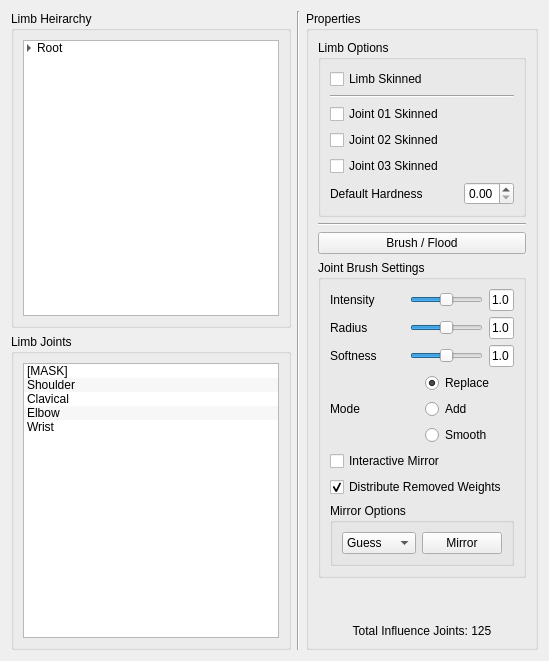
                <widget class="QWidget" name="tab_14">
                 <attribute name="title">
                  <string>Skinning</string>
                 </attribute>
                 <layout class="QHBoxLayout" name="horizontalLayout_100">
                  <item>
                   <layout class="QHBoxLayout" name="horizontalLayout_101">
                    <item>
                     <layout class="QVBoxLayout" name="verticalLayout_107">
                      <item>
                       <widget class="QGroupBox" name="groupBox_56">
                        <property name="title">
                         <string>Limb Heirarchy</string>
                        </property>
                        <layout class="QHBoxLayout" name="horizontalLayout_102">
                         <item>
                          <layout class="QVBoxLayout" name="verticalLayout_108">
                           <item>
                            <widget class="QTreeWidget" name="treeWidget_8">
                             <property name="autoScrollMargin">
                              <number>16</number>
                             </property>
                             <property name="dragDropMode">
                              <enum>QAbstractItemView::InternalMove</enum>
                             </property>
                             <property name="alternatingRowColors">
                              <bool>true</bool>
                             </property>
                             <property name="selectionMode">
                              <enum>QAbstractItemView::ExtendedSelection</enum>
                             </property>
                             <property name="autoExpandDelay">
                              <number>-1</number>
                             </property>
                             <property name="indentation">
                              <number>10</number>
                             </property>
                             <property name="headerHidden">
                              <bool>true</bool>
                             </property>
                             <column>
                              <property name="text">
                               <string notr="true">1</string>
                              </property>
                             </column>
                             <item>
                              <property name="text">
                               <string>Root</string>
                              </property>
                              <item>
                               <property name="text">
                                <string>Spine</string>
                               </property>
                               <item>
                                <property name="text">
                                 <string>Arm (M)</string>
                                </property>
                                <item>
                                 <property name="text">
                                  <string>Hand</string>
                                 </property>
                                </item>
                               </item>
                               <item>
                                <property name="text">
                                 <string>Head</string>
                                </property>
                               </item>
                               <item>
                                <property name="text">
                                 <string>Leg (M)</string>
                                </property>
                               </item>
                               <item>
                                <property name="text">
                                 <string>Tail</string>
                                </property>
                               </item>
                              </item>
                             </item>
                            </widget>
                           </item>
                          </layout>
                         </item>
                        </layout>
                       </widget>
                      </item>
                      <item>
                       <widget class="QGroupBox" name="groupBox_57">
                        <property name="title">
                         <string>Limb Joints</string>
                        </property>
                        <layout class="QVBoxLayout" name="verticalLayout_109">
                         <item>
                          <layout class="QVBoxLayout" name="verticalLayout_110">
                           <item>
                            <widget class="QListWidget" name="listWidget_10">
                             <property name="alternatingRowColors">
                              <bool>true</bool>
                             </property>
                             <item>
                              <property name="text">
                               <string>[MASK]</string>
                              </property>
                             </item>
                             <item>
                              <property name="text">
                               <string>Shoulder</string>
                              </property>
                             </item>
                             <item>
                              <property name="text">
                               <string>Clavical</string>
                              </property>
                             </item>
                             <item>
                              <property name="text">
                               <string>Elbow</string>
                              </property>
                             </item>
                             <item>
                              <property name="text">
                               <string>Wrist</string>
                              </property>
                             </item>
                            </widget>
                           </item>
                          </layout>
                         </item>
                        </layout>
                       </widget>
                      </item>
                     </layout>
                    </item>
                    <item>
                     <widget class="Line" name="line_26">
                      <property name="orientation">
                       <enum>Qt::Vertical</enum>
                      </property>
                     </widget>
                    </item>
                    <item>
                     <layout class="QVBoxLayout" name="verticalLayout_111">
                      <item>
                       <widget class="QGroupBox" name="groupBox_58">
                        <property name="sizePolicy">
                         <sizepolicy hsizetype="Preferred" vsizetype="Preferred">
                          <horstretch>0</horstretch>
                          <verstretch>0</verstretch>
                         </sizepolicy>
                        </property>
                        <property name="title">
                         <string>Properties</string>
                        </property>
                        <layout class="QHBoxLayout" name="horizontalLayout_103">
                         <item>
                          <layout class="QVBoxLayout" name="verticalLayout_112">
                           <item>
                            <widget class="QGroupBox" name="groupBox_59">
                             <property name="title">
                              <string>Limb Options</string>
                             </property>
                             <layout class="QVBoxLayout" name="verticalLayout_113">
                              <item>
                               <layout class="QVBoxLayout" name="verticalLayout_114">
                                <item>
                                 <widget class="QCheckBox" name="checkBox_16">
                                  <property name="text">
                                   <string>Limb Skinned</string>
                                  </property>
                                 </widget>
                                </item>
                                <item>
                                 <widget class="Line" name="line_27">
                                  <property name="orientation">
                                   <enum>Qt::Horizontal</enum>
                                  </property>
                                 </widget>
                                </item>
                                <item>
                                 <widget class="QCheckBox" name="checkBox_17">
                                  <property name="text">
                                   <string>Joint 01 Skinned</string>
                                  </property>
                                 </widget>
                                </item>
                                <item>
                                 <widget class="QCheckBox" name="checkBox_18">
                                  <property name="text">
                                   <string>Joint 02 Skinned</string>
                                  </property>
                                 </widget>
                                </item>
                                <item>
                                 <widget class="QCheckBox" name="checkBox_19">
                                  <property name="text">
                                   <string>Joint 03 Skinned</string>
                                  </property>
                                 </widget>
                                </item>
                                <item>
                                 <layout class="QHBoxLayout" name="horizontalLayout_104">
                                  <item>
                                   <widget class="QLabel" name="label_49">
                                    <property name="text">
                                     <string>Default Hardness</string>
                                    </property>
                                   </widget>
                                  </item>
                                  <item>
                                   <widget class="QDoubleSpinBox" name="doubleSpinBox_5">
                                    <property name="maximumSize">
                                     <size>
                                      <width>50</width>
                                      <height>16777215</height>
                                     </size>
                                    </property>
                                   </widget>
                                  </item>
                                 </layout>
                                </item>
                               </layout>
                              </item>
                             </layout>
                            </widget>
                           </item>
                           <item>
                            <widget class="Line" name="line_28">
                             <property name="orientation">
                              <enum>Qt::Horizontal</enum>
                             </property>
                            </widget>
                           </item>
                           <item>
                            <widget class="QPushButton" name="pushButton_24">
                             <property name="text">
                              <string>Brush / Flood</string>
                             </property>
                            </widget>
                           </item>
                           <item>
                            <widget class="QGroupBox" name="groupBox_60">
                             <property name="title">
                              <string>Joint Brush Settings</string>
                             </property>
                             <layout class="QVBoxLayout" name="verticalLayout_115">
                              <item>
                               <layout class="QVBoxLayout" name="verticalLayout_116">
                                <item>
                                 <layout class="QHBoxLayout" name="horizontalLayout_105">
                                  <item>
                                   <widget class="QLabel" name="label_50">
                                    <property name="text">
                                     <string>Intensity</string>
                                    </property>
                                   </widget>
                                  </item>
                                  <item>
                                   <widget class="QSlider" name="horizontalSlider_15">
                                    <property name="sizePolicy">
                                     <sizepolicy hsizetype="Ignored" vsizetype="Fixed">
                                      <horstretch>0</horstretch>
                                      <verstretch>0</verstretch>
                                     </sizepolicy>
                                    </property>
                                    <property name="value">
                                     <number>50</number>
                                    </property>
                                    <property name="orientation">
                                     <enum>Qt::Horizontal</enum>
                                    </property>
                                   </widget>
                                  </item>
                                  <item>
                                   <widget class="QLineEdit" name="lineEdit_14">
                                    <property name="sizePolicy">
                                     <sizepolicy hsizetype="Maximum" vsizetype="Fixed">
                                      <horstretch>0</horstretch>
                                      <verstretch>0</verstretch>
                                     </sizepolicy>
                                    </property>
                                    <property name="minimumSize">
                                     <size>
                                      <width>0</width>
                                      <height>0</height>
                                     </size>
                                    </property>
                                    <property name="maximumSize">
                                     <size>
                                      <width>25</width>
                                      <height>16777215</height>
                                     </size>
                                    </property>
                                    <property name="text">
                                     <string>1.0</string>
                                    </property>
                                   </widget>
                                  </item>
                                 </layout>
                                </item>
                                <item>
                                 <layout class="QHBoxLayout" name="horizontalLayout_106">
                                  <item>
                                   <widget class="QLabel" name="label_51">
                                    <property name="text">
                                     <string>Radius</string>
                                    </property>
                                   </widget>
                                  </item>
                                  <item>
                                   <widget class="QSlider" name="horizontalSlider_16">
                                    <property name="sizePolicy">
                                     <sizepolicy hsizetype="Ignored" vsizetype="Fixed">
                                      <horstretch>0</horstretch>
                                      <verstretch>0</verstretch>
                                     </sizepolicy>
                                    </property>
                                    <property name="value">
                                     <number>50</number>
                                    </property>
                                    <property name="orientation">
                                     <enum>Qt::Horizontal</enum>
                                    </property>
                                   </widget>
                                  </item>
                                  <item>
                                   <widget class="QLineEdit" name="lineEdit_19">
                                    <property name="sizePolicy">
                                     <sizepolicy hsizetype="Maximum" vsizetype="Fixed">
                                      <horstretch>0</horstretch>
                                      <verstretch>0</verstretch>
                                     </sizepolicy>
                                    </property>
                                    <property name="minimumSize">
                                     <size>
                                      <width>0</width>
                                      <height>0</height>
                                     </size>
                                    </property>
                                    <property name="maximumSize">
                                     <size>
                                      <width>25</width>
                                      <height>16777215</height>
                                     </size>
                                    </property>
                                    <property name="text">
                                     <string>1.0</string>
                                    </property>
                                   </widget>
                                  </item>
                                 </layout>
                                </item>
                                <item>
                                 <layout class="QHBoxLayout" name="horizontalLayout_107">
                                  <item>
                                   <widget class="QLabel" name="label_52">
                                    <property name="text">
                                     <string>Softness</string>
                                    </property>
                                   </widget>
                                  </item>
                                  <item>
                                   <widget class="QSlider" name="horizontalSlider_17">
                                    <property name="sizePolicy">
                                     <sizepolicy hsizetype="Ignored" vsizetype="Fixed">
                                      <horstretch>0</horstretch>
                                      <verstretch>0</verstretch>
                                     </sizepolicy>
                                    </property>
                                    <property name="value">
                                     <number>50</number>
                                    </property>
                                    <property name="orientation">
                                     <enum>Qt::Horizontal</enum>
                                    </property>
                                   </widget>
                                  </item>
                                  <item>
                                   <widget class="QLineEdit" name="lineEdit_20">
                                    <property name="sizePolicy">
                                     <sizepolicy hsizetype="Maximum" vsizetype="Fixed">
                                      <horstretch>0</horstretch>
                                      <verstretch>0</verstretch>
                                     </sizepolicy>
                                    </property>
                                    <property name="minimumSize">
                                     <size>
                                      <width>0</width>
                                      <height>0</height>
                                     </size>
                                    </property>
                                    <property name="maximumSize">
                                     <size>
                                      <width>25</width>
                                      <height>16777215</height>
                                     </size>
                                    </property>
                                    <property name="text">
                                     <string>1.0</string>
                                    </property>
                                   </widget>
                                  </item>
                                 </layout>
                                </item>
                                <item>
                                 <layout class="QHBoxLayout" name="horizontalLayout_108">
                                  <item>
                                   <widget class="QLabel" name="label_53">
                                    <property name="text">
                                     <string>Mode</string>
                                    </property>
                                   </widget>
                                  </item>
                                  <item>
                                   <layout class="QVBoxLayout" name="verticalLayout_117">
                                    <item>
                                     <widget class="QRadioButton" name="radioButton_11">
                                      <property name="sizePolicy">
                                       <sizepolicy hsizetype="Ignored" vsizetype="Expanding">
                                        <horstretch>0</horstretch>
                                        <verstretch>0</verstretch>
                                       </sizepolicy>
                                      </property>
                                      <property name="minimumSize">
                                       <size>
                                        <width>0</width>
                                        <height>0</height>
                                       </size>
                                      </property>
                                      <property name="text">
                                       <string>Replace</string>
                                      </property>
                                      <property name="checked">
                                       <bool>true</bool>
                                      </property>
                                     </widget>
                                    </item>
                                    <item>
                                     <widget class="QRadioButton" name="radioButton_12">
                                      <property name="sizePolicy">
                                       <sizepolicy hsizetype="Ignored" vsizetype="Expanding">
                                        <horstretch>0</horstretch>
                                        <verstretch>0</verstretch>
                                       </sizepolicy>
                                      </property>
                                      <property name="minimumSize">
                                       <size>
                                        <width>0</width>
                                        <height>0</height>
                                       </size>
                                      </property>
                                      <property name="text">
                                       <string>Add</string>
                                      </property>
                                     </widget>
                                    </item>
                                    <item>
                                     <widget class="QRadioButton" name="radioButton_13">
                                      <property name="sizePolicy">
                                       <sizepolicy hsizetype="Ignored" vsizetype="Expanding">
                                        <horstretch>0</horstretch>
                                        <verstretch>0</verstretch>
                                       </sizepolicy>
                                      </property>
                                      <property name="minimumSize">
                                       <size>
                                        <width>0</width>
                                        <height>0</height>
                                       </size>
                                      </property>
                                      <property name="text">
                                       <string>Smooth</string>
                                      </property>
                                     </widget>
                                    </item>
                                   </layout>
                                  </item>
                                 </layout>
                                </item>
                                <item>
                                 <widget class="QCheckBox" name="checkBox_5">
                                  <property name="text">
                                   <string>Interactive Mirror</string>
                                  </property>
                                 </widget>
                                </item>
                                <item>
                                 <widget class="QCheckBox" name="checkBox_20">
                                  <property name="text">
                                   <string>Distribute Removed Weights</string>
                                  </property>
                                  <property name="checked">
                                   <bool>true</bool>
                                  </property>
                                 </widget>
                                </item>
                               </layout>
                              </item>
                              <item>
                               <widget class="QGroupBox" name="groupBox_61">
                                <property name="title">
                                 <string>Mirror Options</string>
                                </property>
                                <layout class="QVBoxLayout" name="verticalLayout_118">
                                 <item>
                                  <layout class="QHBoxLayout" name="horizontalLayout_109">
                                   <item>
                                    <widget class="QComboBox" name="comboBox_28">
                                     <item>
                                      <property name="text">
                                       <string>Guess</string>
                                      </property>
                                     </item>
                                     <item>
                                      <property name="text">
                                       <string>+X -&gt; -X</string>
                                      </property>
                                     </item>
                                     <item>
                                      <property name="text">
                                       <string>-X -&gt; +X</string>
                                      </property>
                                     </item>
                                     <item>
                                      <property name="text">
                                       <string>Flip</string>
                                      </property>
                                     </item>
                                    </widget>
                                   </item>
                                   <item>
                                    <widget class="QPushButton" name="pushButton_2">
                                     <property name="text">
                                      <string>Mirror</string>
                                     </property>
                                    </widget>
                                   </item>
                                  </layout>
                                 </item>
                                </layout>
                               </widget>
                              </item>
                             </layout>
                            </widget>
                           </item>
                           <item>
                            <spacer name="verticalSpacer_10">
                             <property name="orientation">
                              <enum>Qt::Vertical</enum>
                             </property>
                             <property name="sizeHint" stdset="0">
                              <size>
                               <width>20</width>
                               <height>40</height>
                              </size>
                             </property>
                            </spacer>
                           </item>
                           <item>
                            <widget class="QLabel" name="label_54">
                             <property name="text">
                              <string>Total Influence Joints: 125</string>
                             </property>
                             <property name="alignment">
                              <set>Qt::AlignCenter</set>
                             </property>
                            </widget>
                           </item>
                          </layout>
                         </item>
                        </layout>
                       </widget>
                      </item>
                     </layout>
                    </item>
                   </layout>
                  </item>
                 </layout>
                </widget>
